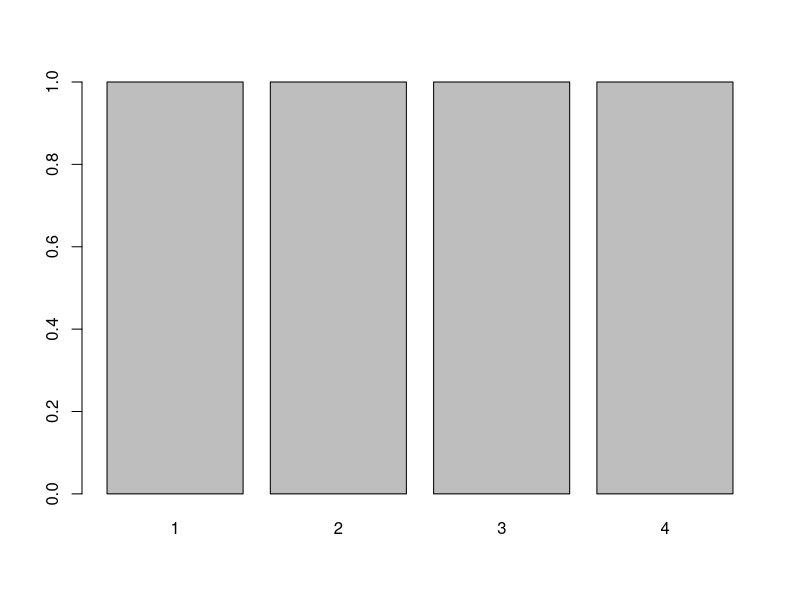
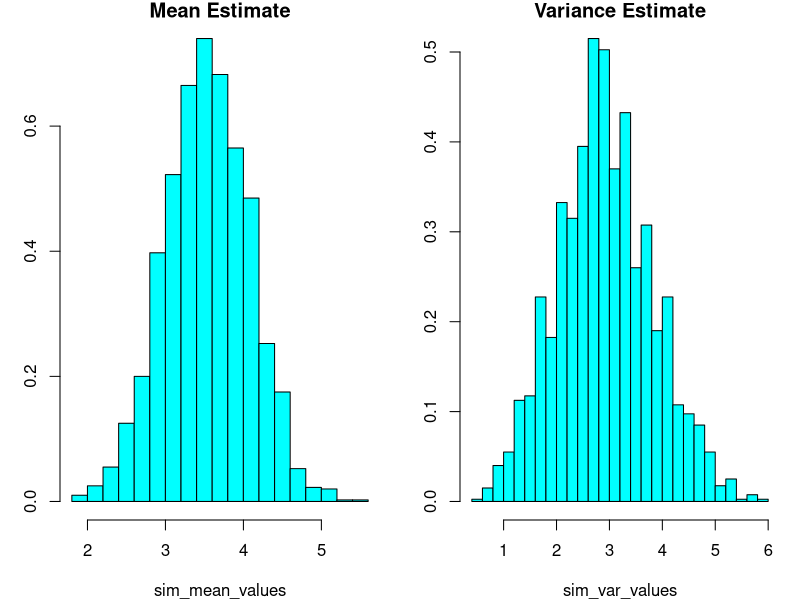
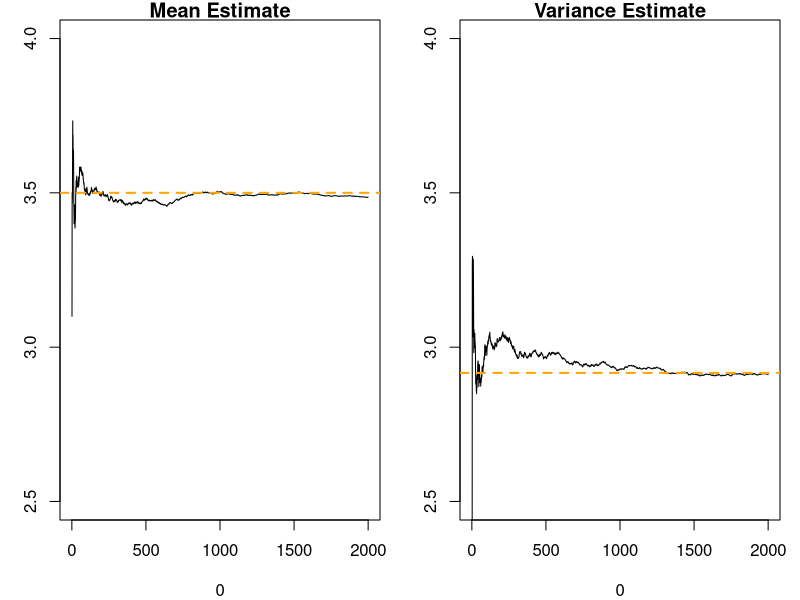

The R source for these figures, in order:
## R_intro_loops_logic_lists_dataframes_tables.R
##########################################################################
## INSTRUCTOR: Christopher Fariss
## COURSE NAME: Advanced Computational Methods for Social Media and Textual Data (3B)
## University of Essex Summer School 2023
##
## Date: 2023-08-08
##
## Please e-mail me if you find any errors or have and suggestions (either email is fine)
## e-mail: cjf0006@gmail.com
## e-mail: cjfariss@umich.edu
##########################################################################
## Introduction to tutorial:
##
## For this R tutorial, we will learn how:
## (1) learn to work with logical statements
## (2) learn to use for loops and while loops
## (3) navigate vectors, matrices, lists, dataframes, and tables using logical statements and loops
## (4) apply functions to matrices, lists, dataframes, and tables
## (5) simulation using a for loop
##
##########################################################################

## logical statements return TRUE or FALSE but never both for any statement or compound statement

###########
## EQUAL ##
###########

## these statements are setup as potentially true or false. 
## we are asking R to evaluate whether or not they are true or false

## == tests if the left-hand side of the double-equal sign is the same as the value 
## on the right-hand side of the double-equal sign

## the statements below test the truth status of statements set up to be true
1 == 1

pi == pi

1 == pi

1 == 2

1 %% 2 == 0
2 %% 1

###############
## NOT EQUAL ##
###############

## != tests if the left-hand side of the not-equal sign is NOT the same as 
## the value on the right-hand side of the not-equal sign

## we can also ask for the truth status of statements set up to be false
1 != 1

pi != pi

1 != pi

1 != 2


## so far we have looked at simple statements. 
## we can make these compond statments using the 
## AND operator & (also &&), 
## the OR operator | (also ||) 
## (there are more but let's not worry about these additional operators now)

#########
## AND ##
#########

1 == pi & pi == pi

## the above statement returns an equivalent to:
FALSE & TRUE

## for an AND statement to return TRUE, both the left-hand side and right-hand side of the logical statement must both be TRUE conditions themselves

1 == 1 & pi == pi

TRUE & TRUE

1 == pi & 1 == 2

FALSE & FALSE

########
## OR ##
########

## the OR operator looks for at least one condition in a compond set of conditions to be true
## the following statement return TRUE because at least one of the component conditions is TRUE
1 == pi | pi == pi

FALSE | TRUE

TRUE | FALSE

FALSE | FALSE


## if both statements are true then OR returns TRUE
1 == 1 | pi == pi

## if both statements are false then OR returns FALSE
1 == pi | 2 == pi


#########
## XOR ##
#########

## exclusive OR

## the xor() function is a function for XOR, 
## in which not both conditions must be true  for XOR to return TRUE (we won't use this much if ever)

## this statement is FALSE because both statements are TRUE
xor(1 == 1, pi == pi)

## this statement is TRUE because one statement is TRUE and one statement is FALSE
xor(1 == 1, pi == 1)

xor(1 == pi, 1 == 1)

## this statement is FALSE because both statements are FALSE
xor(1 == pi, pi == 1)


##########################################################################
## if, else, and ifelse
##########################################################################

## inside an if statement we will use && and || instead of & and |

if(TRUE){ print("print this character string") }

if(FALSE){ print("DON'T print this character string") }

if(TRUE & TRUE) print("print this character string")

if(1 == 1 & pi == pi){
  print("print this character string")
}

if(1 == pi & pi == pi){
  print("print this character string")
}

## check the condition in the if statement, if that is TRUE print, else print the second statement
## note that the else statement needs to be on the same line as the right sqiggly bracket }
if(1 == pi & pi == pi){
  print("print this character string")
} else{
  print("this is another character string!!")
}

if(FALSE){
  
} else{
  print(2+2)
}

## ifelse() takes three arguments, a logical condition and two values to be returned for either the TRUE or FALSE condition

ifelse(TRUE, 1, 0)

ifelse(FALSE, 1, 2)

ifelse(pi==1, pi, 1)

ifelse(1 == pi & pi == pi, "print this character string", "is this really a helpful example??")



##########################################################################
## > greater than
## < less than
## >= greater than or equal to
## <= less than or equal to
##########################################################################

## 1 is greater than pi is FALSE
1 > pi

pi > 1

## pi is less than 1 is FALSE
pi < 1


## 1 is greater than 1 is TRUE
pi > 1

## create a vector of logical values for each condition (there will be one FALSE condition)
1:5 > 1

## create a vector of logical values for each condition (there will be 0 FALSE conditions)
1:5 >= 1

1:5 < 1

1:5 <= 1


##########################################################################
## navigating objects with logical statements instead of coordinates
##########################################################################

## read data from the current working directory
social_media_data <- read.csv("Datasets/users-by-social-media-platform.csv", header=TRUE)

## print only values for facebook using the subset function
names(social_media_data)
dim(social_media_data)

subset(social_media_data, Entity=="Facebook")

## print only values for facebook using the subset function
subset(social_media_data, Entity=="Facebook" & Year>=2016)

## print only values for entities that are NOT facebook using the subset function
subset(social_media_data, Entity!="Facebook" & Year>=2016)




##########################################################################
## loops
##########################################################################

## Note: see Matloff Chapter 7 (Control Structures) for more information on the material below



##########################################################################
## for loops
##########################################################################

## the for loop is constructed so that it iterates for the length of vector, 
## while keeping track of the indicator variable
## loops are like turning pages in a book --- the process is always the same (or usually the same) but we learn new things on each page
##

## print the indicator variable each time the loop iterates
for(i in 1:10){
  print(i)
}

for(i in 1:nrow(social_media_data)){
  print(i)
}


seq(2,10,2)

length(seq(2,10,2))

for(i in seq(2,10,2)){
  print(i)
}


## print the indicator variable times the indicator variable each time the loop iterates
for(i in 1:10){
  print(i*i)
}

## print the indicator variable minus the indicator variable each time the loop iterates
for(i in 1:10){
  print(i-i)
}

myvec <- c("a", "b", "c", "d", "e")
myvec

for(i in 1:length(myvec)){
  print(myvec[i])
}

##
## use something other than numeric information as the index
for(i in letters){
  print(i)
}

## use unordered numbers
for(i in c(1,4,800,5,3)){
  print(i)
}




## declare the object in memory so we can access it later on
vec <- NA
vec
vec[1]

vec <- c()
vec
vec[1]


## set i to the ith position of the vector each ith iteration the loop
for(i in 1:10){
  vec[i] <- i
}
vec


vec <- NA
for(i in 1:10){
  vec[i] <- i*i
}
vec


## we can declared a variable and add 1 to it each iteration of the loop
count <- 0
for(i in 1:10){
  count <- count + 1
}
count
i


## for loops can help us think through a process that happens all at once to a vector

dice_rolls <- c()

simulation_size <- 10

for(i in 1:simulation_size){
  dice_rolls[i] <- sample(1:6, size=1, replace=TRUE)
}
dice_rolls

## we could also just set the size argument to simulation_size and return the sample result. 
## this is a vectorized version of the loop version above.

dice_rolls <- sample(1:6, size=simulation_size, replace=TRUE)
dice_rolls


##########################################################################
## while loop
##########################################################################

## the while loop is constructed to do something until a logical condition becomes TRUE
i <- 0

## is starts at 0
i

dice_roll <- 1
while(dice_roll != 6){
  dice_roll <- sample(1:6,size=1,T)
  print(dice_roll)
}
## this structure is similar to the for loop in terms of the process; however it ends when a condition is met instead of iterating through the values of an index
while(i <= 10){
  i <- i + 1
}

## i is 11 because the loop stopped once i no longer satisfied the logical condition
i

## i should be reserved for an iterator variable that is designed to keep track of the coordinate position in a vector or matrix

count <- 0

## is starts at 0
count

## this structure is similar to the for loop in terms of the process; however it ends when a condition is met instead of iterating through the values of an index
while(count <= 10){
  count <- count + 1
}

## i is 11 because the loop stopped once i no longer satisfied the logical condition
count


##########################################################################
## using loops to travel through the coordinates of a matrix or vector
##########################################################################

## create a matrix mat
mat <- matrix(1:12, nrow=4, ncol=3)
mat


## we can explore the matrix using the loop and our knowledge of the coordinates of each positions in the 2-D space

for(i in 1:nrow(mat)){
  print(mat[i,])
}


## nested for loop
## we can also nest the two loops together to explore 2 dimensions of the matrix
for(i in 1:nrow(mat)){
  for(j in 1:ncol(mat)){
    print(mat[i,j])
  }
}

## we can switch the order by which we proceed through the coordinates of the matrix
for(j in 1:ncol(mat)){
  for(i in 1:nrow(mat)){
    print(mat[i,j])
  }
}

## let's use the single for loop to calculate values for each row in the matrix

## declare an empty object in memory so that we can store values in later with reference to its coordinates
row_sums <- NA

for(i in 1:nrow(mat)){
  row_sums[i] <- sum(mat[i,])
}
row_sums


## let's repeat this task for columns
column_sums <- NA

for(j in 1:ncol(mat)){
  column_sums[j] <- sum(mat[,j])
}
column_sums


##########################################################################
## apply() a function to margins (the rows or columns) of an array or matrix
##########################################################################

## create a matrix mat
mat <- matrix(1:12, nrow=4, ncol=3)
mat

## use the sum function on the rows (the first dimension of the matrix)
apply(mat, MARGIN=1, FUN=sum)

mat


## use the sum function on the columns (the second dimension of the matrix)
apply(mat,MARGIN=2,FUN=sum)


## use the mean function on the rows (the first dimension of the matrix)
apply(mat,1,mean)

## use the mean function on the columns (the second dimension of the matrix)
apply(mat,2,mean)

## we can pass any function that works on numbers through the apply function
## the function is applied to every value in the row or column


##########################################################################
## apply() a function to margins (the rows or columns) of a dataframe
##########################################################################


## generic dataset (or make one for fun)
survey_data <- data.frame(v1=c(0,0,0,0), v2=c(0,0,0,1), v3=c(0,0,1,1), v4=c(0,1,1,1), v5=c(1,1,1,1))
survey_data


## we can add extra arguments to apply
## note that any additional arguments that we add in the apply() function are used for and in reference to the function we specify for the FUN argument in apply()
## since we are using the sum() function, we can use ?sum to find the additional arguments for addressing missing values
apply(survey_data[,-1], MARGIN=1, FUN=sum, na.rm=T)

sum(c(1,2,3))
sum(c(1,2,3,NA))
sum(c(1,2,3,NA), na.rm=T)

## use the above function to add a new column to our dataframe
survey_data$subject_sums <- apply(survey_data[,-1], MARGIN=1, FUN=sum, na.rm=T)

## view the data
survey_data

## tablulate the data
table(survey_data$subject_sums)

## graph the tabulation
barplot(table(survey_data$subject_sums))

## use the new count data to examine specific cases with subset() function and logical statements
subset(survey_data, subject_sums>=7)


##########################################################################
## tapply() "table apply" a function to margins (the rows or columns) of a dataframe
##########################################################################

## NOTE: In my applied work, I find tapply() to be a little bit confusing and I have typically been able to create group level summaries using other tools (see above)

## use the cross-tabs function to count the number of values contained in each Entity by Year combination
tabs <- xtabs(monthly_active_users ~ Entity + Year, data= social_media_data)

## tabs is a table
tabs

## we can take the average across the rows of the table using tapply()

## we need to first create an object of the same size as the table with values for which groups we want to apply our function to
coordinate_groups <- matrix(rep(1:19,times=18), nrow=19, ncol=18)
coordinate_groups
tapply(tabs, INDEX=coordinate_groups, FUN=mean)

coordinate_groups <- matrix(rep(1:18,each=19), nrow=19, ncol=18)
coordinate_groups
tapply(tabs, INDEX=coordinate_groups, FUN=mean)



##########################################################################
## simulation with a for loop
##########################################################################
##
## (1) Simulate the roll of a D6 dice
## (2) Repeatedly simulate the roll of a D6 dice and see how close the average value is to the expected value. 
## (3) Learn about the central limit theorem from the simulation.
##
## Notes: The Central Limit Theorem (CLT) establishes that when independently generated variables (iid: independent and identically distributed random variables) are added together, the sums or averages of these variables (when normalized) converge towards a normal distribution. 
##
## This property emerges even if the original variables are not individually normally distributed, as with the roll of a die. 
##
## The probability of any value from the single roll of die is equivalent to any other value for the same-sided die in the limit (when the number of rolls approaches infinity).
## 
##########################################################################


library(MASS)


## simulate 20 randomly generated rolls from a D6 (6-sided-die)
sample(1:6, size=20, replace=TRUE)

## true mean is 3.5
(1 + 2 + 3 + 4 + 5 + 6) / 6

## or 
mean(1:6)

## true variance is approximately 2.916667 or exactly 70/24 
(1 - 3.5)^2 * (1/6) + (2 - 3.5)^2 * (1/6) + (3 - 3.5)^2 * (1/6) + (4 - 3.5)^2 * (1/6) + (5 - 3.5)^2 * (1/6) + (6 - 3.5)^2 * (1/6)

## or
sum((1:6 - mean(1:6))^2 * (1/6))

## repeat the simulation 10,000 times and calculate the average
n_sims <- 2000

## number of samples to roll each iteration
n_samples <- 10

## create two objects to hold the calculated mean and variance from each simulated sample
sim_mean_values <- c()
sim_var_values <- c()

## iterate/repeat the simulation n_sims times
for(i in 1:n_sims){
  
  ## create output
  sample_output <- sample(1:6, size=n_samples, replace=TRUE)
  
  ## save the output in the i_th position of the objects
  sim_mean_values[i] <- mean(sample_output)
  sim_var_values[i] <- var(sample_output)
  
}

## calculate the mean and variance of the 10,000 sample means
mean(sim_mean_values)
mean(sim_var_values)

## set graphical parameters
par(mfrow=c(1,2), mar=c(4,3,1,1))

## plot histograms 
truehist(sim_mean_values, main="Mean Estimate")
truehist(sim_var_values, main="Variance Estimate")


## calculate and plot the converging average using increasing sample sizes starting at 1 and ending at all the samples
## set graphical parameters
par(mfrow=c(1,2))

##
plot(0,0, ylim=c(2.5,4), xlim=c(0,n_sims), type="n", main="Mean Estimate")
value <- c()
for(i in 1:n_sims){
  value[i] <- mean(sim_mean_values[1:i])
}
lines(value)
abline(h=3.5, col="orange", lwd=2, lty=2)

##
plot(0,0, ylim=c(2.5,4), xlim=c(0,n_sims), type="n", main="Variance Estimate")
value <- c()
for(i in 1:n_sims){
  value[i] <- mean(sim_var_values[1:i])
}
lines(value)
abline(h=2.916667, col="orange", lwd=2, lty=2)


sqrt(2.916667)

## the values converge towards normality 
summary((sim_mean_values - 3.5))
mean((sim_mean_values - 3.5))
var((sim_mean_values - 3.5))



var(sim_mean_values)
var(sim_var_values)
